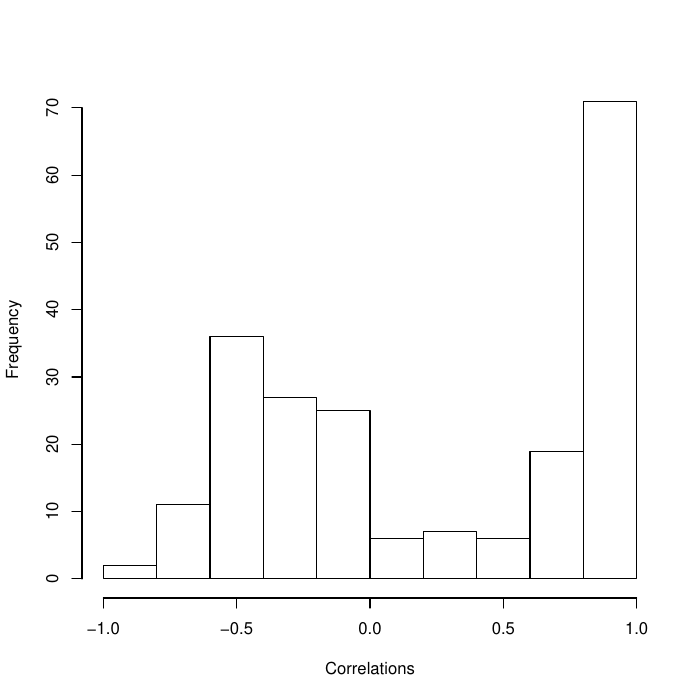

Recreate this plot in R.
# We expect that the pairwise correlations will be pretty high

pdf('correlation.pdf')
load('country.Rda')

corhist = function(dframe){
    # Plot a histogram of correlations in a dataframe

    # Only doing the numeric columns
    numcols = sapply(dframe, is.numeric)
    cormatrix = cor(dframe[, numcols])

    hist(cormatrix[upper.tri(cormatrix)], 
         main = 'Histogram of Pairwise Correlations',
         xlab = 'Correlations')
}

corhist(trainset)

dev.off()
